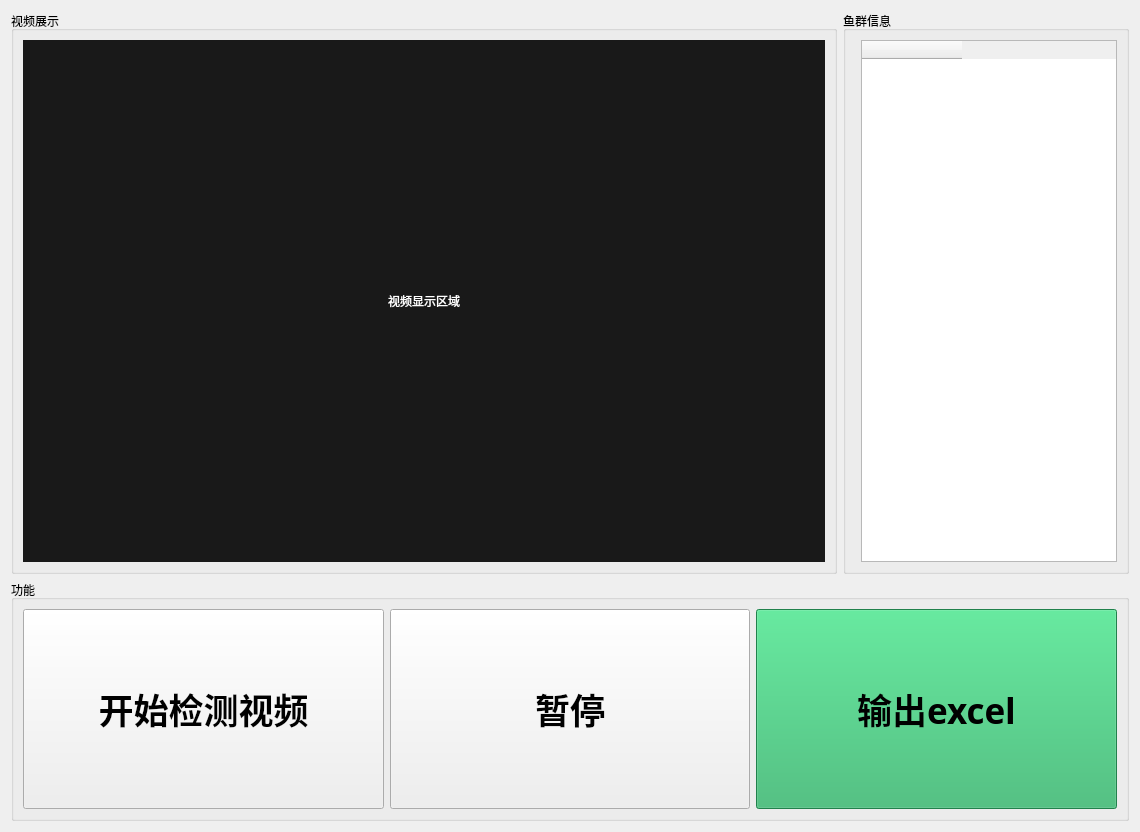
<?xml version="1.0" encoding="UTF-8"?>
<ui version="4.0">
 <class>widegt</class>
 <widget class="QWidget" name="widegt">
  <property name="geometry">
   <rect>
    <x>0</x>
    <y>0</y>
    <width>1140</width>
    <height>832</height>
   </rect>
  </property>
  <property name="windowTitle">
   <string>Form</string>
  </property>
  <layout class="QGridLayout" name="gridLayout" rowstretch="4,1" columnstretch="3,0">
   <item row="0" column="1">
    <widget class="QGroupBox" name="groupBox_2">
     <property name="title">
      <string>鱼群信息</string>
     </property>
     <layout class="QFormLayout" name="formLayout">
      <item row="0" column="1">
       <widget class="QTableWidget" name="tableWidget">
        <column>
         <property name="text">
          <string/>
         </property>
        </column>
       </widget>
      </item>
     </layout>
    </widget>
   </item>
   <item row="0" column="0">
    <widget class="QGroupBox" name="groupBox">
     <property name="title">
      <string>视频展示</string>
     </property>
     <layout class="QGridLayout" name="gridLayout_2">
      <item row="0" column="0">
       <widget class="QLabel" name="label">
        <property name="styleSheet">
         <string notr="true">background-color: rgb(25, 25, 25);
color: rgb(255, 255, 255);</string>
        </property>
        <property name="text">
         <string>视频显示区域</string>
        </property>
        <property name="alignment">
         <set>Qt::AlignCenter</set>
        </property>
       </widget>
      </item>
     </layout>
    </widget>
   </item>
   <item row="1" column="0" colspan="2">
    <widget class="QGroupBox" name="groupBox_3">
     <property name="title">
      <string>功能</string>
     </property>
     <layout class="QHBoxLayout" name="horizontalLayout">
      <item>
       <widget class="QPushButton" name="pushButton_2">
        <property name="minimumSize">
         <size>
          <width>0</width>
          <height>200</height>
         </size>
        </property>
        <property name="font">
         <font>
          <family>微软雅黑</family>
          <pointsize>26</pointsize>
          <weight>75</weight>
          <bold>true</bold>
         </font>
        </property>
        <property name="text">
         <string>开始检测视频</string>
        </property>
       </widget>
      </item>
      <item>
       <widget class="QPushButton" name="pushButton">
        <property name="minimumSize">
         <size>
          <width>0</width>
          <height>200</height>
         </size>
        </property>
        <property name="font">
         <font>
          <family>微软雅黑</family>
          <pointsize>26</pointsize>
          <weight>75</weight>
          <bold>true</bold>
         </font>
        </property>
        <property name="text">
         <string>暂停</string>
        </property>
       </widget>
      </item>
      <item>
       <widget class="QPushButton" name="pushButton_3">
        <property name="minimumSize">
         <size>
          <width>0</width>
          <height>200</height>
         </size>
        </property>
        <property name="font">
         <font>
          <family>微软雅黑</family>
          <pointsize>26</pointsize>
          <weight>75</weight>
          <bold>true</bold>
         </font>
        </property>
        <property name="styleSheet">
         <string notr="true">background-color: rgb(46, 180, 106);</string>
        </property>
        <property name="text">
         <string>输出excel</string>
        </property>
       </widget>
      </item>
     </layout>
    </widget>
   </item>
  </layout>
 </widget>
 <resources/>
 <connections/>
</ui>
